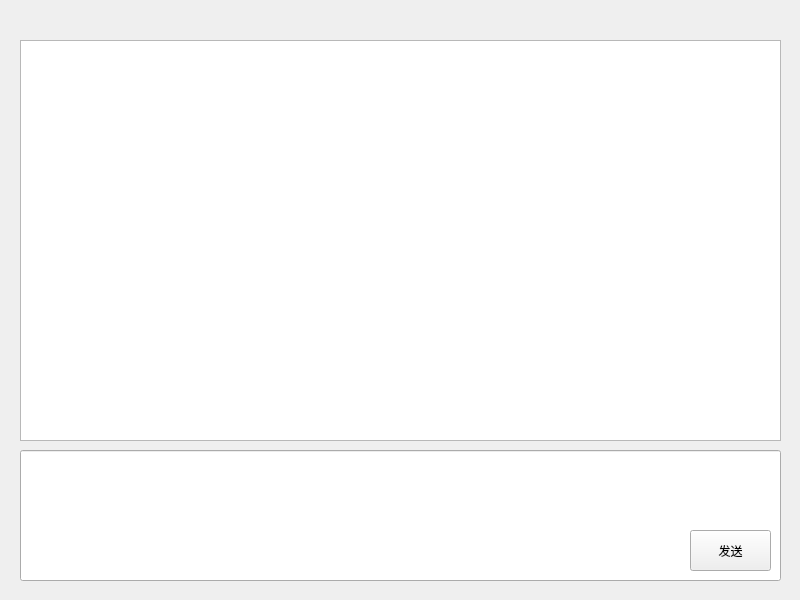
<?xml version="1.0" encoding="UTF-8"?>
<ui version="4.0">
 <class>TcpClient</class>
 <widget class="QWidget" name="TcpClient">
  <property name="geometry">
   <rect>
    <x>0</x>
    <y>0</y>
    <width>800</width>
    <height>600</height>
   </rect>
  </property>
  <property name="windowTitle">
   <string>TcpClient</string>
  </property>
  <widget class="QPushButton" name="sendMsg">
   <property name="geometry">
    <rect>
     <x>690</x>
     <y>530</y>
     <width>81</width>
     <height>41</height>
    </rect>
   </property>
   <property name="text">
    <string>发送</string>
   </property>
  </widget>
  <widget class="QListWidget" name="listWidget">
   <property name="geometry">
    <rect>
     <x>20</x>
     <y>40</y>
     <width>761</width>
     <height>401</height>
    </rect>
   </property>
  </widget>
  <widget class="QLineEdit" name="lineEdit">
   <property name="geometry">
    <rect>
     <x>20</x>
     <y>450</y>
     <width>761</width>
     <height>131</height>
    </rect>
   </property>
   <property name="alignment">
    <set>Qt::AlignLeading|Qt::AlignLeft|Qt::AlignTop</set>
   </property>
   <property name="dragEnabled">
    <bool>false</bool>
   </property>
   <property name="clearButtonEnabled">
    <bool>true</bool>
   </property>
  </widget>
  <zorder>lineEdit</zorder>
  <zorder>sendMsg</zorder>
  <zorder></zorder>
  <zorder>listWidget</zorder>
 </widget>
 <resources/>
 <connections/>
</ui>
